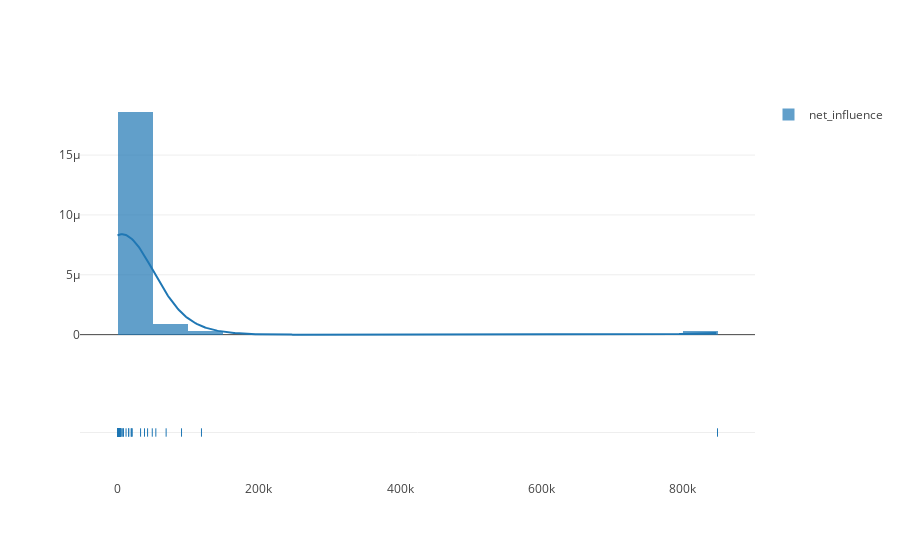

This figure's notebook cell:
### Markdown cell above
Now let's get an idea of the general influence of most of our top tweeters by looking at a distribution of net influence of our users.

### Code cell
fig = TwtrConvo.plots.create_distplot(user_df)
iplot(fig)

### Figure 1 — Plotly figure (JSON) as saved in the notebook; plotly's stock layout.template omitted (floating-point values rounded to 4 significant figures; data arrays with more than 128 entries replaced by an {"elided": "..."} marker saying what was removed)
{"data": [{"autobinx": false, "histnorm": "probability density", "legendgroup": "net_influence", "marker": {"color": "rgb(31, 119, 180)"}, "name": "net_influence", "opacity": 0.7, "type": "histogram", "uid": "d277a756-e089-4c81-871b-5fb5bc30e511", "x": [416, 1949, 1471, 19314, 1422, 68869, 6524, 972, 386, 1205, 5148, 20827, 4140, 54280, 1232, 4337, 1432, 675, 15, 697, 2873, 8502, 15835, 38244, 312, 3567, 1688, 494, 20033, 3006, 3648, 2528, 2166, 1074, 1558, 717, 90638, 2631, 2298, 15851, 318, 1597, 1113, 849341, 1724, 2195, 1425, 2689, 436, 1190, 1512, 7891, 58, 4064, 118892, 184, 12113, 1145, 42591, 605, 803, 2607, 287, 1630, 1914, 49232, 32672, 771, 169, 140], "xaxis": "x", "xbins": {"end": 849341, "size": 0, "start": 15}, "yaxis": "y"}, {"legendgroup": "net_influence", "marker": {"color": "rgb(31, 119, 180)"}, "mode": "lines", "name": "net_influence", "showlegend": false, "type": "scatter", "uid": "bb2cffe5-7892-467c-910c-d5843247f2e6", "x": {"elided": "500 float values"}, "xaxis": "x", "y": {"elided": "500 float values"}, "yaxis": "y"}, {"legendgroup": "net_influence", "marker": {"color": "rgb(31, 119, 180)", "symbol": "line-ns-open"}, "mode": "markers", "name": "net_influence", "showlegend": false, "type": "scatter", "uid": "89f957fc-4fed-44f6-86af-6f2a8e788d49", "x": [416, 1949, 1471, 19314, 1422, 68869, 6524, 972, 386, 1205, 5148, 20827, 4140, 54280, 1232, 4337, 1432, 675, 15, 697, 2873, 8502, 15835, 38244, 312, 3567, 1688, 494, 20033, 3006, 3648, 2528, 2166, 1074, 1558, 717, 90638, 2631, 2298, 15851, 318, 1597, 1113, 849341, 1724, 2195, 1425, 2689, 436, 1190, 1512, 7891, 58, 4064, 118892, 184, 12113, 1145, 42591, 605, 803, 2607, 287, 1630, 1914, 49232, 32672, 771, 169, 140], "xaxis": "x", "y": ["net_influence", "net_influence", "net_influence", "net_influence", "net_influence", "net_influence", "net_influence", "net_influence", "net_influence", "net_influence", "net_influence", "net_influence", "net_influence", "net_influence", "net_influence", "net_influence", "net_influence", "net_influence", "net_influence", "net_influence", "net_influence", "net_influence", "net_influence", "net_influence", "net_influence", "net_influence", "net_influence", "net_influence", "net_influence", "net_influence", "net_influence", "net_influence", "net_influence", "net_influence", "net_influence", "net_influence", "net_influence", "net_influence", "net_influence", "net_influence", "net_influence", "net_influence", "net_influence", "net_influence", "net_influence", "net_influence", "net_influence", "net_influence", "net_influence", "net_influence", "net_influence", "net_influence", "net_influence", "net_influence", "net_influence", "net_influence", "net_influence", "net_influence", "net_influence", "net_influence", "net_influence", "net_influence", "net_influence", "net_influence", "net_influence", "net_influence", "net_influence", "net_influence", "net_influence", "net_influence"], "yaxis": "y2"}], "layout": {"barmode": "overlay", "hovermode": "closest", "legend": {"traceorder": "reversed"}, "xaxis": {"anchor": "y2", "domain": [0, 1], "zeroline": false}, "yaxis": {"anchor": "free", "domain": [0.35, 1], "position": 0}, "yaxis2": {"anchor": "x", "domain": [0, 0.25], "dtick": 1, "showticklabels": false}}}
